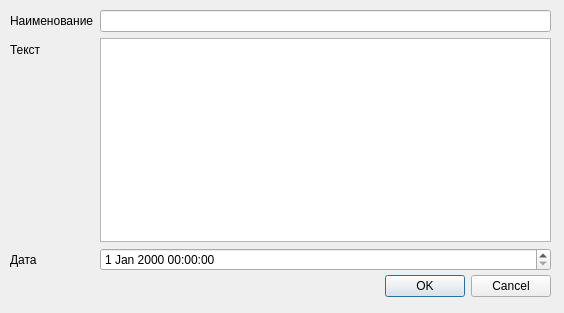
<?xml version="1.0" encoding="UTF-8"?>
<ui version="4.0">
 <class>Dialog</class>
 <widget class="QDialog" name="Dialog">
  <property name="geometry">
   <rect>
    <x>0</x>
    <y>0</y>
    <width>564</width>
    <height>313</height>
   </rect>
  </property>
  <property name="windowTitle">
   <string>Новая заметка</string>
  </property>
  <widget class="QDialogButtonBox" name="buttonBox">
   <property name="geometry">
    <rect>
     <x>210</x>
     <y>270</y>
     <width>341</width>
     <height>32</height>
    </rect>
   </property>
   <property name="orientation">
    <enum>Qt::Horizontal</enum>
   </property>
   <property name="standardButtons">
    <set>QDialogButtonBox::Cancel|QDialogButtonBox::Ok</set>
   </property>
  </widget>
  <widget class="QWidget" name="">
   <property name="geometry">
    <rect>
     <x>10</x>
     <y>10</y>
     <width>541</width>
     <height>261</height>
    </rect>
   </property>
   <layout class="QFormLayout" name="formLayout">
    <item row="0" column="0">
     <widget class="QLabel" name="label">
      <property name="text">
       <string>Наименование</string>
      </property>
     </widget>
    </item>
    <item row="0" column="1">
     <widget class="QLineEdit" name="titleEdit"/>
    </item>
    <item row="1" column="0">
     <widget class="QLabel" name="label_2">
      <property name="text">
       <string>Текст</string>
      </property>
     </widget>
    </item>
    <item row="1" column="1">
     <widget class="QPlainTextEdit" name="contentEdit"/>
    </item>
    <item row="2" column="0">
     <widget class="QLabel" name="label_3">
      <property name="text">
       <string>Дата</string>
      </property>
     </widget>
    </item>
    <item row="2" column="1">
     <widget class="QDateTimeEdit" name="plannedDateTimeEdit"/>
    </item>
   </layout>
  </widget>
 </widget>
 <resources/>
 <connections>
  <connection>
   <sender>buttonBox</sender>
   <signal>accepted()</signal>
   <receiver>Dialog</receiver>
   <slot>accept()</slot>
   <hints>
    <hint type="sourcelabel">
     <x>248</x>
     <y>254</y>
    </hint>
    <hint type="destinationlabel">
     <x>157</x>
     <y>274</y>
    </hint>
   </hints>
  </connection>
  <connection>
   <sender>buttonBox</sender>
   <signal>rejected()</signal>
   <receiver>Dialog</receiver>
   <slot>reject()</slot>
   <hints>
    <hint type="sourcelabel">
     <x>316</x>
     <y>260</y>
    </hint>
    <hint type="destinationlabel">
     <x>286</x>
     <y>274</y>
    </hint>
   </hints>
  </connection>
 </connections>
</ui>
